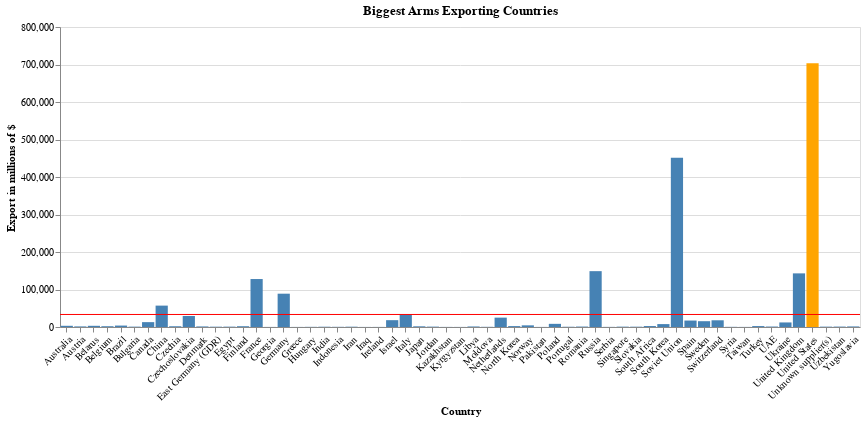

Source (notebook cell):
### Markdown cell above
## Total arms export by country

### Code cell
bar = alt.Chart(biggest_exporter, title='Biggest Arms Exporting Countries').mark_bar().encode(
    alt.X('Country', title='Country', axis=alt.Axis(labelAngle=-45)),
    alt.Y('value', title='Export in millions of $'),
    color=alt.condition(
        alt.datum.Country == 'United States',
        alt.value('orange'),     
        alt.value('steelblue')
    )
)
rule = alt.Chart(biggest_exporter).mark_rule(color='red').encode(
    y='mean(value)'
)
(bar + rule).properties(width=800)

### Figure 1 — Vega-Lite specification as saved in the notebook (floating-point values rounded to 4 significant figures)
{"config": {"view": {"continuousWidth": 400, "continuousHeight": 300}}, "layer": [{"mark": "bar", "encoding": {"color": {"condition": {"value": "orange", "test": "(datum.Country === 'United States')"}, "value": "steelblue"}, "x": {"type": "nominal", "axis": {"labelAngle": -45}, "field": "Country", "title": "Country"}, "y": {"type": "quantitative", "field": "value", "title": "Export in millions of $"}}, "title": "Biggest Arms Exporting Countries"}, {"mark": {"type": "rule", "color": "red"}, "encoding": {"y": {"type": "quantitative", "aggregate": "mean", "field": "value"}}}], "data": {"name": "data-a702a8b8571075283bd8d0c62fa061db"}, "width": 800, "$schema": "https://vega.github.io/schema/vega-lite/v4.8.1.json", "datasets": {"data-a702a8b8571075283bd8d0c62fa061db": [{"Country": "Australia", "variable": "Total", "value": 3196}, {"Country": "Austria", "variable": "Total", "value": 1581}, {"Country": "Belarus", "variable": "Total", "value": 3174}, {"Country": "Belgium", "variable": "Total", "value": 2079}, {"Country": "Brazil", "variable": "Total", "value": 3813}, {"Country": "Bulgaria", "variable": "Total", "value": 964}, {"Country": "Canada", "variable": "Total", "value": 12970}, {"Country": "China", "variable": "Total", "value": 57031}, {"Country": "Czechia", "variable": "Total", "value": 1976}, {"Country": "Czechoslovakia", "variable": "Total", "value": 29421}, {"Country": "Denmark", "variable": "Total", "value": 1498}, {"Country": "East Germany (GDR)", "variable": "Total", "value": 831}, {"Country": "Egypt", "variable": "Total", "value": 954}, {"Country": "Finland", "variable": "Total", "value": 2075}, {"Country": "France", "variable": "Total", "value": 127906}, {"Country": "Georgia", "variable": "Total", "value": 213}, {"Country": "Germany", "variable": "Total", "value": 88839}, {"Country": "Greece", "variable": "Total", "value": 226}, {"Country": "Hungary", "variable": "Total", "value": 429}, {"Country": "India", "variable": "Total", "value": 747}, {"Country": "Indonesia", "variable": "Total", "value": 490}, {"Country": "Iran", "variable": "Total", "value": 818}, {"Country": "Iraq", "variable": "Total", "value": 219}, {"Country": "Ireland", "variable": "Total", "value": 249}, {"Country": "Israel", "variable": "Total", "value": 18222}, {"Country": "Italy", "variable": "Total", "value": 33846}, {"Country": "Japan", "variable": "Total", "value": 1807}, {"Country": "Jordan", "variable": "Total", "value": 1012}, {"Country": "Kazakhstan", "variable": "Total", "value": 261}, {"Country": "Kyrgyzstan", "variable": "Total", "value": 214}, {"Country": "Libya", "variable": "Total", "value": 1414}, {"Country": "Moldova", "variable": "Total", "value": 487}, {"Country": "Netherlands", "variable": "Total", "value": 24994}, {"Country": "North Korea", "variable": "Total", "value": 2409}, {"Country": "Norway", "variable": "Total", "value": 4408}, {"Country": "Pakistan", "variable": "Total", "value": 237}, {"Country": "Poland", "variable": "Total", "value": 8419}, {"Country": "Portugal", "variable": "Total", "value": 681}, {"Country": "Romania", "variable": "Total", "value": 1180}, {"Country": "Russia", "variable": "Total", "value": 148924}, {"Country": "Serbia", "variable": "Total", "value": 317}, {"Country": "Singapore", "variable": "Total", "value": 942}, {"Country": "Slovakia", "variable": "Total", "value": 832}, {"Country": "South Africa", "variable": "Total", "value": 2545}, {"Country": "South Korea", "variable": "Total", "value": 7739}, {"Country": "Soviet Union", "variable": "Total", "value": 451328}, {"Country": "Spain", "variable": "Total", "value": 17199}, {"Country": "Sweden", "variable": "Total", "value": 15486}, {"Country": "Switzerland", "variable": "Total", "value": 17894}, {"Country": "Syria", "variable": "Total", "value": 443}, {"Country": "Taiwan", "variable": "Total", "value": 261}, {"Country": "Turkey", "variable": "Total", "value": 2481}, {"Country": "UAE", "variable": "Total", "value": 1261}, {"Country": "Ukraine", "variable": "Total", "value": 12156}, {"Country": "United Kingdom", "variable": "Total", "value": 143011}, {"Country": "United States", "variable": "Total", "value": 703480}, {"Country": "Unknown supplier(s)", "variable": "Total", "value": 957}, {"Country": "Uzbekistan", "variable": "Total", "value": 1111}, {"Country": "Yugoslavia", "variable": "Total", "value": 1511}]}}
